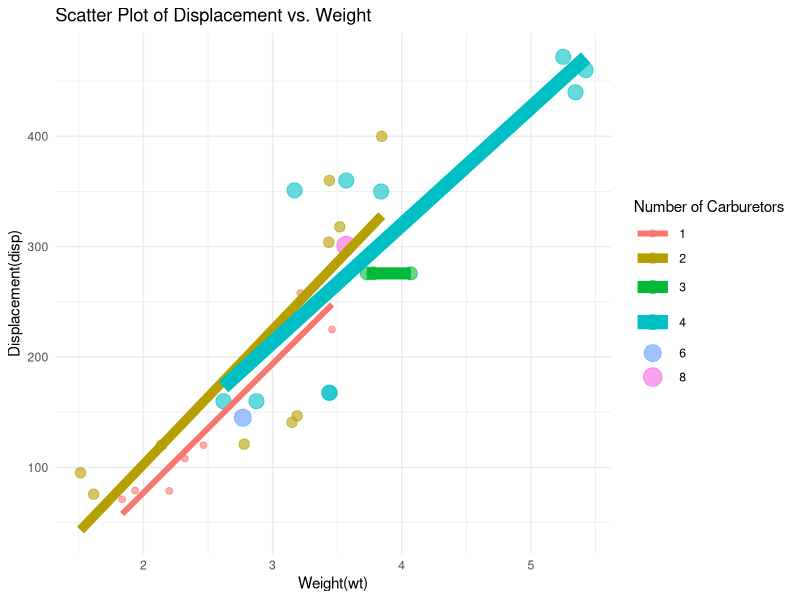

Recreate this plot in R.
library(ggplot2)

ggplot(mtcars, aes(x = wt, y = disp, color = as.factor(carb), size = as.factor(carb)))+
  geom_point(alpha = 0.6) +
  geom_smooth(method = "lm", se = FALSE)+
  labs(
    title = "Scatter Plot of Displacement vs. Weight",
    x = "Weight(wt)",
    y = "Displacement(disp)",
    color = "Number of Carburetors",
    size = "Number of Carburetors"
  )+
  theme_minimal()
